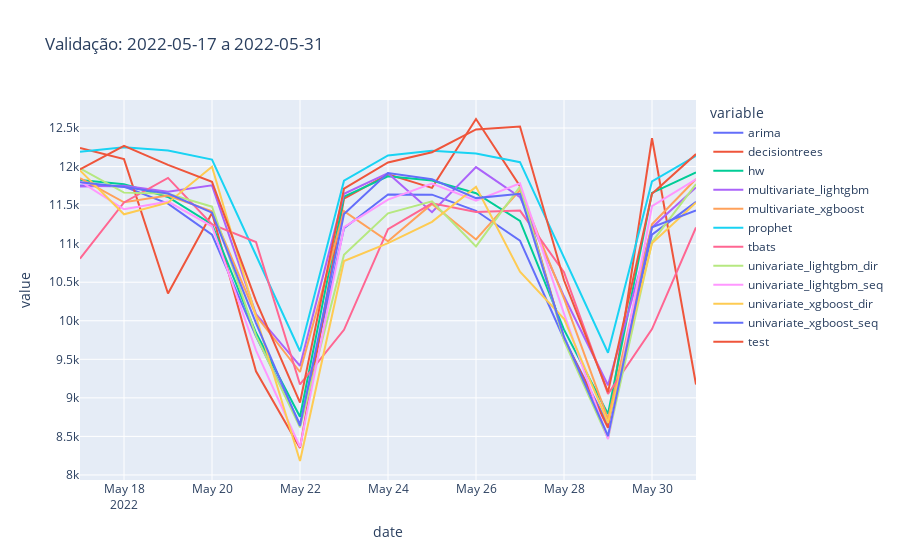

Notebook code cell kept with this figure:
### Code cell
# plot using plotly express
df3 = df2.reset_index().melt(id_vars = "date")
px.line(df3, x = "date", y = "value", color= "variable", title=f"Validação: {date_init} a {date_end}")

### Figure 1 — Plotly figure (JSON) as saved in the notebook; plotly's stock layout.template omitted (floating-point values rounded to 4 significant figures)
{"data": [{"hovertemplate": "variable=arima<br>date=%{x}<br>value=%{y}<extra></extra>", "legendgroup": "arima", "line": {"color": "#636efa", "dash": "solid"}, "marker": {"symbol": "circle"}, "mode": "lines", "name": "arima", "orientation": "v", "showlegend": true, "type": "scatter", "x": ["2022-05-17", "2022-05-18", "2022-05-19", "2022-05-20", "2022-05-21", "2022-05-22", "2022-05-23", "2022-05-24", "2022-05-25", "2022-05-26", "2022-05-27", "2022-05-28", "2022-05-29", "2022-05-30", "2022-05-31"], "xaxis": "x", "y": [11750.0, 11740.0, 11520.0, 11120.0, 9799.0, 8657.0, 11200.0, 11640.0, 11640.0, 11430.0, 11040.0, 9763.0, 8655.0, 11120.0, 11540.0], "yaxis": "y"}, {"hovertemplate": "variable=decisiontrees<br>date=%{x}<br>value=%{y}<extra></extra>", "legendgroup": "decisiontrees", "line": {"color": "#EF553B", "dash": "solid"}, "marker": {"symbol": "circle"}, "mode": "lines", "name": "decisiontrees", "orientation": "v", "showlegend": true, "type": "scatter", "x": ["2022-05-17", "2022-05-18", "2022-05-19", "2022-05-20", "2022-05-21", "2022-05-22", "2022-05-23", "2022-05-24", "2022-05-25", "2022-05-26", "2022-05-27", "2022-05-28", "2022-05-29", "2022-05-30", "2022-05-31"], "xaxis": "x", "y": [12240.0, 12100.0, 10350.0, 11400.0, 9344.0, 8350.0, 11580.0, 11900.0, 11720.0, 12620.0, 11740.0, 9773.0, 8612.0, 12370.0, 9173.0], "yaxis": "y"}, {"hovertemplate": "variable=hw<br>date=%{x}<br>value=%{y}<extra></extra>", "legendgroup": "hw", "line": {"color": "#00cc96", "dash": "solid"}, "marker": {"symbol": "circle"}, "mode": "lines", "name": "hw", "orientation": "v", "showlegend": true, "type": "scatter", "x": ["2022-05-17", "2022-05-18", "2022-05-19", "2022-05-20", "2022-05-21", "2022-05-22", "2022-05-23", "2022-05-24", "2022-05-25", "2022-05-26", "2022-05-27", "2022-05-28", "2022-05-29", "2022-05-30", "2022-05-31"], "xaxis": "x", "y": [11820.0, 11770.0, 11610.0, 11250.0, 9844.0, 8755.0, 11610.0, 11870.0, 11820.0, 11650.0, 11300.0, 9885.0, 8791.0, 11660.0, 11920.0], "yaxis": "y"}, {"hovertemplate": "variable=multivariate_lightgbm<br>date=%{x}<br>value=%{y}<extra></extra>", "legendgroup": "multivariate_lightgbm", "line": {"color": "#ab63fa", "dash": "solid"}, "marker": {"symbol": "circle"}, "mode": "lines", "name": "multivariate_lightgbm", "orientation": "v", "showlegend": true, "type": "scatter", "x": ["2022-05-17", "2022-05-18", "2022-05-19", "2022-05-20", "2022-05-21", "2022-05-22", "2022-05-23", "2022-05-24", "2022-05-25", "2022-05-26", "2022-05-27", "2022-05-28", "2022-05-29", "2022-05-30", "2022-05-31"], "xaxis": "x", "y": [11740.0, 11750.0, 11670.0, 11760.0, 10090.0, 9414.0, 11650.0, 11910.0, 11410.0, 11990.0, 11600.0, 10320.0, 9164.0, 11210.0, 11730.0], "yaxis": "y"}, {"hovertemplate": "variable=multivariate_xgboost<br>date=%{x}<br>value=%{y}<extra></extra>", "legendgroup": "multivariate_xgboost", "line": {"color": "#FFA15A", "dash": "solid"}, "marker": {"symbol": "circle"}, "mode": "lines", "name": "multivariate_xgboost", "orientation": "v", "showlegend": true, "type": "scatter", "x": ["2022-05-17", "2022-05-18", "2022-05-19", "2022-05-20", "2022-05-21", "2022-05-22", "2022-05-23", "2022-05-24", "2022-05-25", "2022-05-26", "2022-05-27", "2022-05-28", "2022-05-29", "2022-05-30", "2022-05-31"], "xaxis": "x", "y": [11850.0, 11540.0, 11630.0, 11420.0, 10070.0, 9335.0, 11420.0, 11030.0, 11520.0, 11050.0, 11690.0, 10290.0, 8725.0, 11250.0, 11840.0], "yaxis": "y"}, {"hovertemplate": "variable=prophet<br>date=%{x}<br>value=%{y}<extra></extra>", "legendgroup": "prophet", "line": {"color": "#19d3f3", "dash": "solid"}, "marker": {"symbol": "circle"}, "mode": "lines", "name": "prophet", "orientation": "v", "showlegend": true, "type": "scatter", "x": ["2022-05-17", "2022-05-18", "2022-05-19", "2022-05-20", "2022-05-21", "2022-05-22", "2022-05-23", "2022-05-24", "2022-05-25", "2022-05-26", "2022-05-27", "2022-05-28", "2022-05-29", "2022-05-30", "2022-05-31"], "xaxis": "x", "y": [12190.0, 12250.0, 12210.0, 12090.0, 10850.0, 9604.0, 11820.0, 12140.0, 12210.0, 12170.0, 12060.0, 10820.0, 9585.0, 11810.0, 12140.0], "yaxis": "y"}, {"hovertemplate": "variable=tbats<br>date=%{x}<br>value=%{y}<extra></extra>", "legendgroup": "tbats", "line": {"color": "#FF6692", "dash": "solid"}, "marker": {"symbol": "circle"}, "mode": "lines", "name": "tbats", "orientation": "v", "showlegend": true, "type": "scatter", "x": ["2022-05-17", "2022-05-18", "2022-05-19", "2022-05-20", "2022-05-21", "2022-05-22", "2022-05-23", "2022-05-24", "2022-05-25", "2022-05-26", "2022-05-27", "2022-05-28", "2022-05-29", "2022-05-30", "2022-05-31"], "xaxis": "x", "y": [10810.0, 11530.0, 11850.0, 11250.0, 11020.0, 9174.0, 9882.0, 11190.0, 11520.0, 11410.0, 11430.0, 10630.0, 9051.0, 9893.0, 11210.0], "yaxis": "y"}, {"hovertemplate": "variable=univariate_lightgbm_dir<br>date=%{x}<br>value=%{y}<extra></extra>", "legendgroup": "univariate_lightgbm_dir", "line": {"color": "#B6E880", "dash": "solid"}, "marker": {"symbol": "circle"}, "mode": "lines", "name": "univariate_lightgbm_dir", "orientation": "v", "showlegend": true, "type": "scatter", "x": ["2022-05-17", "2022-05-18", "2022-05-19", "2022-05-20", "2022-05-21", "2022-05-22", "2022-05-23", "2022-05-24", "2022-05-25", "2022-05-26", "2022-05-27", "2022-05-28", "2022-05-29", "2022-05-30", "2022-05-31"], "xaxis": "x", "y": [11980.0, 11660.0, 11650.0, 11480.0, 9808.0, 8618.0, 10860.0, 11390.0, 11550.0, 10960.0, 11740.0, 9743.0, 8471.0, 11020.0, 11770.0], "yaxis": "y"}, {"hovertemplate": "variable=univariate_lightgbm_seq<br>date=%{x}<br>value=%{y}<extra></extra>", "legendgroup": "univariate_lightgbm_seq", "line": {"color": "#FF97FF", "dash": "solid"}, "marker": {"symbol": "circle"}, "mode": "lines", "name": "univariate_lightgbm_seq", "orientation": "v", "showlegend": true, "type": "scatter", "x": ["2022-05-17", "2022-05-18", "2022-05-19", "2022-05-20", "2022-05-21", "2022-05-22", "2022-05-23", "2022-05-24", "2022-05-25", "2022-05-26", "2022-05-27", "2022-05-28", "2022-05-29", "2022-05-30", "2022-05-31"], "xaxis": "x", "y": [11810.0, 11450.0, 11550.0, 11230.0, 9615.0, 8363.0, 11210.0, 11570.0, 11780.0, 11560.0, 11780.0, 10090.0, 8465.0, 11490.0, 11830.0], "yaxis": "y"}, {"hovertemplate": "variable=univariate_xgboost_dir<br>date=%{x}<br>value=%{y}<extra></extra>", "legendgroup": "univariate_xgboost_dir", "line": {"color": "#FECB52", "dash": "solid"}, "marker": {"symbol": "circle"}, "mode": "lines", "name": "univariate_xgboost_dir", "orientation": "v", "showlegend": true, "type": "scatter", "x": ["2022-05-17", "2022-05-18", "2022-05-19", "2022-05-20", "2022-05-21", "2022-05-22", "2022-05-23", "2022-05-24", "2022-05-25", "2022-05-26", "2022-05-27", "2022-05-28", "2022-05-29", "2022-05-30", "2022-05-31"], "xaxis": "x", "y": [11950.0, 11380.0, 11530.0, 12000.0, 10050.0, 8181.0, 10780.0, 11010.0, 11280.0, 11740.0, 10640.0, 10030.0, 8674.0, 11000.0, 11530.0], "yaxis": "y"}, {"hovertemplate": "variable=univariate_xgboost_seq<br>date=%{x}<br>value=%{y}<extra></extra>", "legendgroup": "univariate_xgboost_seq", "line": {"color": "#636efa", "dash": "solid"}, "marker": {"symbol": "circle"}, "mode": "lines", "name": "univariate_xgboost_seq", "orientation": "v", "showlegend": true, "type": "scatter", "x": ["2022-05-17", "2022-05-18", "2022-05-19", "2022-05-20", "2022-05-21", "2022-05-22", "2022-05-23", "2022-05-24", "2022-05-25", "2022-05-26", "2022-05-27", "2022-05-28", "2022-05-29", "2022-05-30", "2022-05-31"], "xaxis": "x", "y": [11800.0, 11730.0, 11650.0, 11400.0, 9970.0, 8637.0, 11380.0, 11920.0, 11840.0, 11590.0, 11650.0, 9792.0, 8505.0, 11210.0, 11430.0], "yaxis": "y"}, {"hovertemplate": "variable=test<br>date=%{x}<br>value=%{y}<extra></extra>", "legendgroup": "test", "line": {"color": "#EF553B", "dash": "solid"}, "marker": {"symbol": "circle"}, "mode": "lines", "name": "test", "orientation": "v", "showlegend": true, "type": "scatter", "x": ["2022-05-17", "2022-05-18", "2022-05-19", "2022-05-20", "2022-05-21", "2022-05-22", "2022-05-23", "2022-05-24", "2022-05-25", "2022-05-26", "2022-05-27", "2022-05-28", "2022-05-29", "2022-05-30", "2022-05-31"], "xaxis": "x", "y": [11960.0, 12270.0, 12020.0, 11800.0, 10260.0, 8939.0, 11710.0, 12050.0, 12190.0, 12480.0, 12520.0, 10530.0, 9074.0, 11650.0, 12160.0], "yaxis": "y"}], "layout": {"legend": {"title": {"text": "variable"}, "tracegroupgap": 0}, "title": {"text": "Validação: 2022-05-17 a 2022-05-31"}, "xaxis": {"anchor": "y", "domain": [0, 1], "title": {"text": "date"}}, "yaxis": {"anchor": "x", "domain": [0, 1], "title": {"text": "value"}}}}
